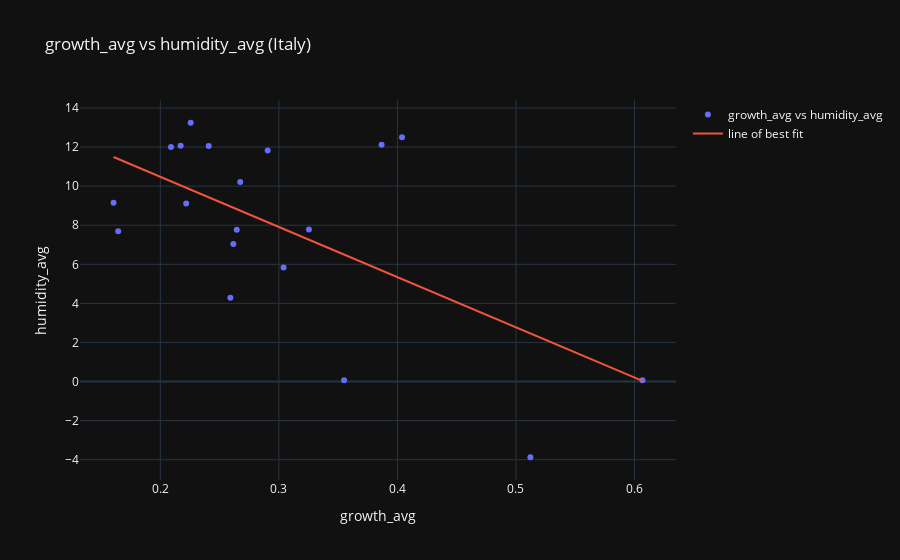
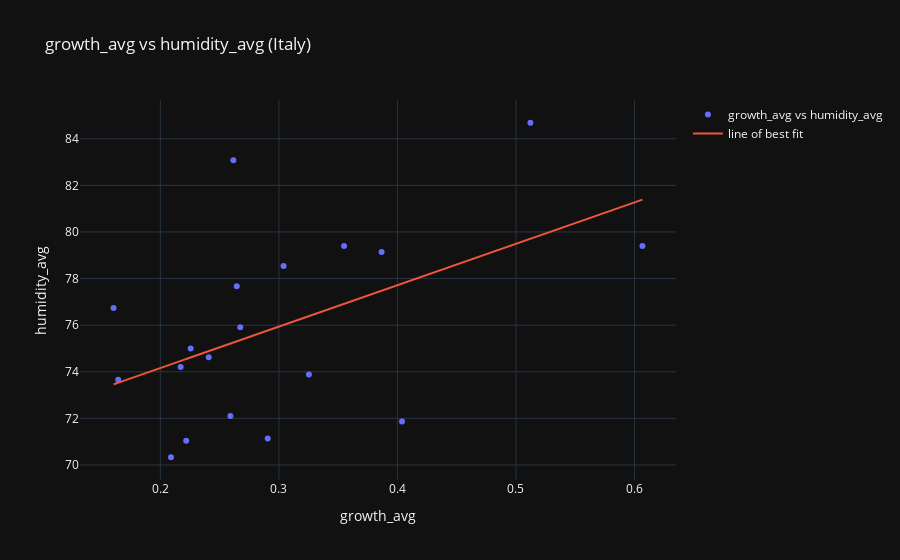

The cell these charts' notebook holds for them, in order:
### Markdown cell above
### Data Visualization

### Code cell
x = with_growth

reg = LinearRegression().fit(np.vstack(x['growth_avg']), x['temp_avg'])
x['bestfit'] = reg.predict(np.vstack(x['growth_avg']))
fig=go.Figure()
fig.add_trace(go.Scatter(name='growth_avg vs humidity_avg', x=x['growth_avg'], y=x['temp_avg'], mode='markers'))
fig.add_trace(go.Scatter(name='line of best fit', x=x['growth_avg'], y=x['bestfit'], mode='lines'))
fig.update_layout(title="growth_avg vs temp_avg", xaxis_title="growth_avg", yaxis_title="temp_avg")
fig.update_layout(title="growth_avg vs humidity_avg (Italy)", xaxis_title="growth_avg", yaxis_title="humidity_avg", template='plotly_dark')
fig.show()



reg = LinearRegression().fit(np.vstack(x['growth_avg']), x['humidity_avg'])
x['bestfit'] = reg.predict(np.vstack(x['growth_avg']))
fig=go.Figure()
fig.add_trace(go.Scatter(name='growth_avg vs humidity_avg', x=x['growth_avg'], y=x['humidity_avg'], mode='markers'))
fig.add_trace(go.Scatter(name='line of best fit', x=x['growth_avg'], y=x['bestfit'], mode='lines'))
fig.update_layout(title="growth_avg vs humidity_avg (Italy)", xaxis_title="growth_avg", yaxis_title="humidity_avg", template='plotly_dark')
fig.show()

### Figure 1 — Plotly figure (JSON) as saved in the notebook; plotly's stock layout.template omitted (floating-point values rounded to 4 significant figures)
{"data": [{"mode": "markers", "name": "growth_avg vs humidity_avg", "type": "scatter", "x": [0.1645, 0.1605, 0.2591, 0.209, 0.2616, 0.2674, 0.2408, 0.355, 0.2171, 0.2906, 0.6067, 0.2256, 0.3039, 0.2644, 0.5121, 0.3866, 0.4039, 0.3253, 0.2218], "y": [7.69, 9.151, 4.285, 12.0, 7.043, 10.21, 12.05, 0.06393, 12.06, 11.83, 0.06393, 13.24, 5.83, 7.767, -3.876, 12.11, 12.5, 7.777, 9.116]}, {"mode": "lines", "name": "line of best fit", "type": "scatter", "x": [0.1645, 0.1605, 0.2591, 0.209, 0.2616, 0.2674, 0.2408, 0.355, 0.2171, 0.2906, 0.6067, 0.2256, 0.3039, 0.2644, 0.5121, 0.3866, 0.4039, 0.3253, 0.2218], "y": [11.39, 11.49, 8.963, 10.25, 8.897, 8.749, 9.432, 6.498, 10.04, 8.153, 0.03313, 9.822, 7.81, 8.824, 2.461, 5.685, 5.243, 7.26, 9.92]}], "layout": {"title": {"text": "growth_avg vs humidity_avg (Italy)"}, "xaxis": {"title": {"text": "growth_avg"}}, "yaxis": {"title": {"text": "humidity_avg"}}}}

### Figure 2 — Plotly figure (JSON) as saved in the notebook; plotly's stock layout.template omitted (floating-point values rounded to 4 significant figures)
{"data": [{"mode": "markers", "name": "growth_avg vs humidity_avg", "type": "scatter", "x": [0.1645, 0.1605, 0.2591, 0.209, 0.2616, 0.2674, 0.2408, 0.355, 0.2171, 0.2906, 0.6067, 0.2256, 0.3039, 0.2644, 0.5121, 0.3866, 0.4039, 0.3253, 0.2218], "y": [73.66, 76.73, 72.11, 70.33, 83.07, 75.92, 74.62, 79.4, 74.2, 71.13, 79.4, 75.0, 78.54, 77.67, 84.69, 79.14, 71.87, 73.88, 71.04]}, {"mode": "lines", "name": "line of best fit", "type": "scatter", "x": [0.1645, 0.1605, 0.2591, 0.209, 0.2616, 0.2674, 0.2408, 0.355, 0.2171, 0.2906, 0.6067, 0.2256, 0.3039, 0.2644, 0.5121, 0.3866, 0.4039, 0.3253, 0.2218], "y": [73.53, 73.46, 75.21, 74.32, 75.26, 75.36, 74.89, 76.91, 74.47, 75.77, 81.39, 74.62, 76.01, 75.31, 79.71, 77.48, 77.78, 76.39, 74.55]}], "layout": {"title": {"text": "growth_avg vs humidity_avg (Italy)"}, "xaxis": {"title": {"text": "growth_avg"}}, "yaxis": {"title": {"text": "humidity_avg"}}}}
